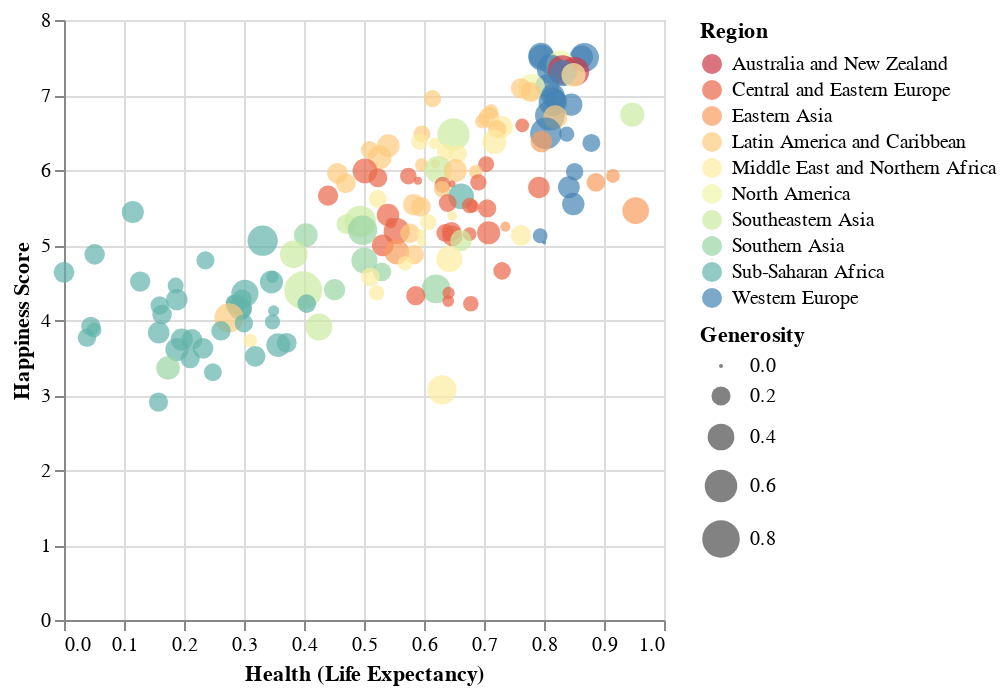

The notebook cell this image was saved under:
### Code cell
alt.Chart(data).mark_circle().encode(
    x='Health (Life Expectancy)',
    y='Happiness Score',
    color= alt.Color('Region', scale=alt.Scale(scheme='spectral')),
    tooltip = ['Country', 'Happiness Score'],
    size='Generosity'
)

### Figure 1 — Vega-Lite specification as saved in the notebook (floating-point values rounded to 4 significant figures; data arrays with more than 128 entries replaced by an {"elided": "..."} marker saying what was removed)
{"config": {"view": {"continuousWidth": 300, "continuousHeight": 300}}, "data": {"name": "data-5e601643f147ccceb8cef2df73f91dfd"}, "mark": {"type": "circle"}, "encoding": {"color": {"field": "Region", "scale": {"scheme": "spectral"}, "type": "nominal"}, "size": {"field": "Generosity", "type": "quantitative"}, "tooltip": [{"field": "Country", "type": "nominal"}, {"field": "Happiness Score", "type": "quantitative"}], "x": {"field": "Health (Life Expectancy)", "type": "quantitative"}, "y": {"field": "Happiness Score", "type": "quantitative"}}, "$schema": "https://vega.github.io/schema/vega-lite/v5.16.3.json", "datasets": {"data-5e601643f147ccceb8cef2df73f91dfd": {"elided": "157 records"}}}
